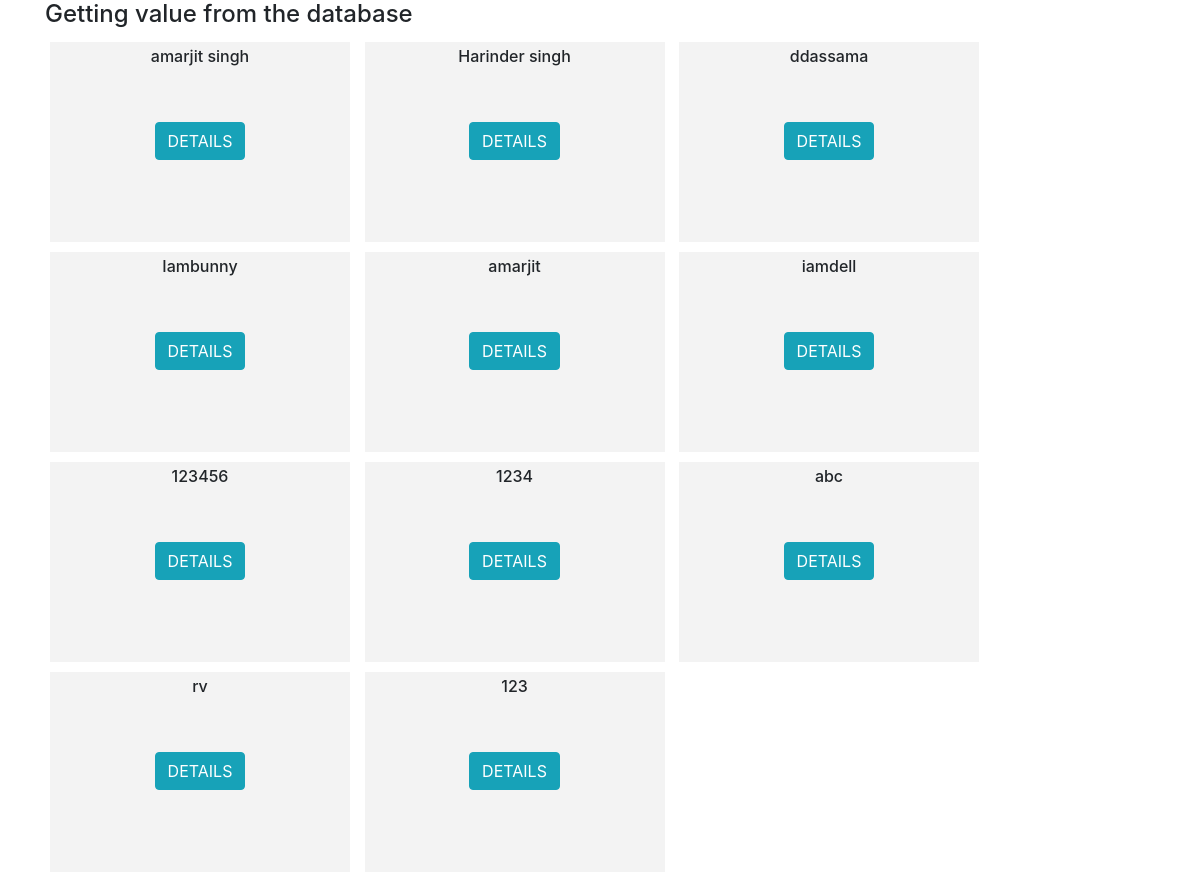
The app's page /home.php with its own data.
### tables this page shows
CREATE TABLE `my_table` (
  `id` int(6) NOT NULL,
  `title` varchar(255) NOT NULL,
  `address` varchar(255) NOT NULL,
  `email` varchar(255) NOT NULL,
  `created_at` timestamp NOT NULL DEFAULT current_timestamp()
);

### selectquery.php (called while the page is built)
<?php
  require 'connection.php';
  $query = 'SELECT title, id, Address,email FROM my_table ORDER BY id';
  $sqlquery = mysqli_query($conn, $query);
  $content = mysqli_fetch_all($sqlquery, MYSQLI_ASSOC);
?>

### home.php (the view, shortened to what this page needs)
<?php
  require 'selectquery.php';?>
<!DOCTYPE html>
<html lang="en">
<head>
        <link rel="stylesheet" href="https://stackpath.bootstrapcdn.com/bootstrap/4.4.1/css/bootstrap.min.css">
</head>
<body>
        <div class="container">
          <h4>Getting value from the database</h4>
          <?php foreach($content as $element){ ?>
              <div class="box">
                <h6><?php echo $element['title']; ?></h6>
                <button class="btn btn-info mt-5 mx-2"><a href="details.php?id=<?php echo $element['id']?>">DETAILS</a></button>
              </div>
           <?php }?>
</body>
</html>

### home.php (style rules this page uses)
.box { width: 300px; height: 200px; background: #f3f3f3; display: inline-block; text-align: center; margin: 5px 5px; padding: 5px; }
a { color: white; text-decoration: none; }

### records on screen
my_table: title "amarjit singh"
my_table: title "Harinder singh"
my_table: title "ddassama"
my_table: title "Iambunny"
my_table: title "amarjit"
my_table: title "iamdell"
my_table: title "123456"
my_table: title "1234"
my_table: title "abc"
my_table: title "rv"
my_table: title "123"
